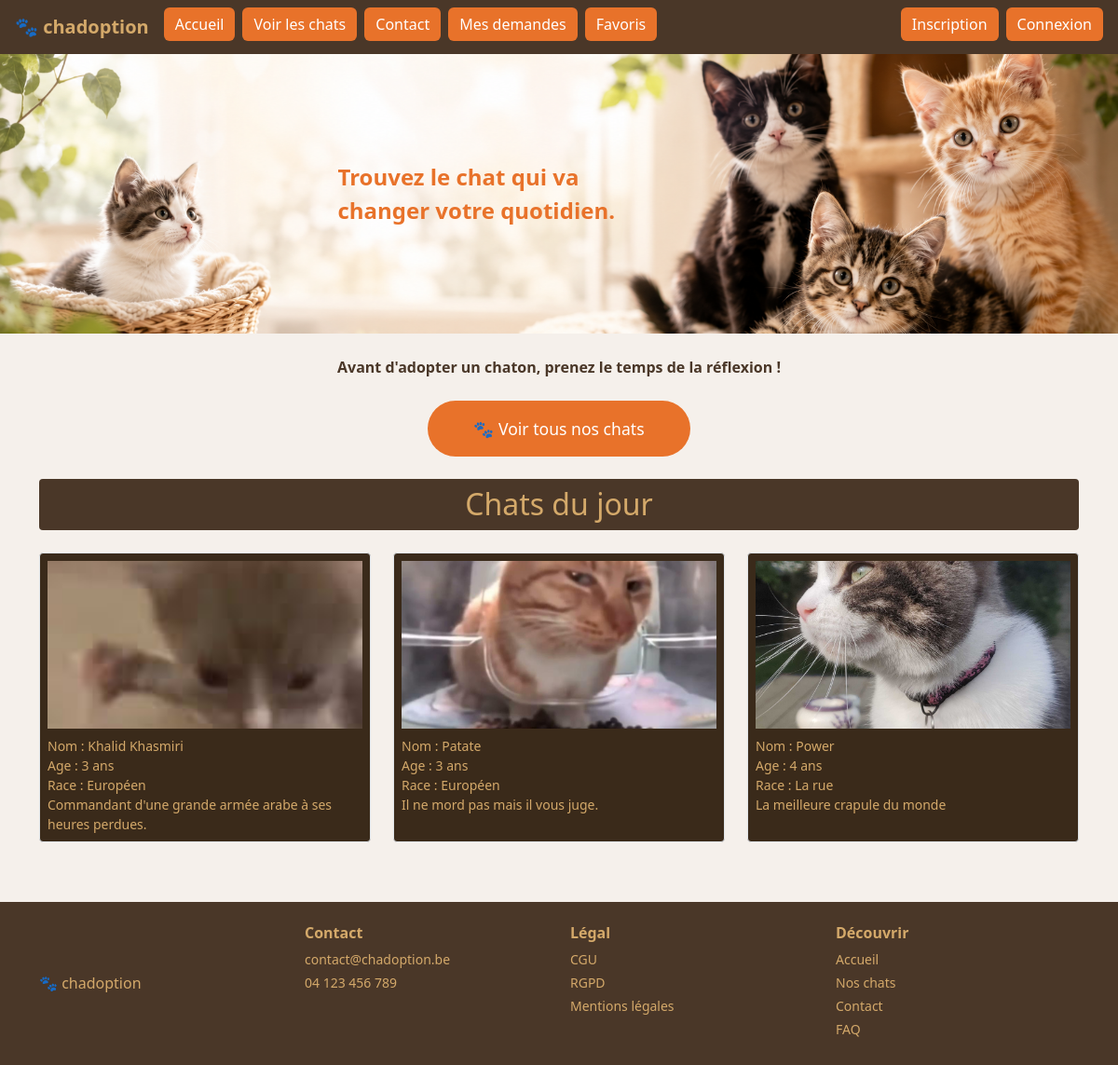
The page / on the database its author committed.
### tables this page shows
CREATE TABLE IF NOT EXISTS `chats` (
  `id` int NOT NULL AUTO_INCREMENT,
  `nom` varchar(100) NOT NULL,
  `age` int NOT NULL,
  `photo` varchar(255) NOT NULL,
  `race` varchar(100) DEFAULT NULL,
  `sexe` enum('male','femelle') NOT NULL,
  `description` text,
  `vaccine` tinyint(1) NOT NULL DEFAULT '0',
  `puce` tinyint(1) NOT NULL DEFAULT '0',
  `statut` enum('disponible','adopte') NOT NULL DEFAULT 'disponible',
  `date_arrivee` date DEFAULT NULL,
  `image` varchar(255) DEFAULT NULL,
  PRIMARY KEY (`id`)
);

### controllers/AccueilController.php (called while the page is built)
<?php
require_once __DIR__ . '/../config/db.php';
require_once ROOT_PATH . '/models/ChatModel.php';
$chats = getTroisChats($pdo);
require_once ROOT_PATH . '/public/views/accueil.php';

### models/chatModel.php (called while the page is built, shortened)
<?php
function getTroisChats($pdo) {
    $stmt = $pdo->prepare("SELECT * FROM chats WHERE statut = 'disponible' LIMIT 3");
    $stmt->execute();
    return $stmt->fetchAll();
}

### public/views/accueil.php (the view)
<?php require_once ROOT_PATH . '/public/includes/header.php'; ?>
<div style="position: relative;">
    <img src="<?= BASE_URL ?>images/banner.png" alt="banner" style="width:100%; height: 300px; object-fit: cover;">
    <div style="position: absolute; top: 50%; right: 45%; transform: translateY(-50%); color: #e8722a; font-size: 1.5rem; font-weight: bold; text-align: left;">
        Trouvez le chat qui va<br>changer votre quotidien.
    </div>
</div>
<div class="container my-4 text-center" style="color: #4a3728;">
    <p><strong>Avant d'adopter un chaton, prenez le temps de la réflexion !</strong></p>
</div>
<div class="text-center my-4">
    <a href="<?= BASE_URL ?>?url=chats" class="btn px-5 py-3" style="background-color: #e8722a; color: white; font-size: 1.1rem; border-radius: 50px;">
        🐾 Voir tous nos chats
    </a>
</div>
<div class="container my-4">
    <h2 class="text-center py-2 mb-4" style="background-color: #4a3728; color: #d4a96a; border-radius: 4px;">Chats du jour</h2>
    <div class="row align-items-stretch">
        <?php foreach($chats as $chat): ?>
        <div class="col-12 col-lg-4 mb-3 d-flex">
            <div href="<?= BASE_URL ?>?url=chats&id=<?= $chat['id'] ?>" class="border p-2" style="background-color: #3a2a1a; color: #d4a96a; border-radius: 4px; width: 100%;">
                <img src="<?= BASE_URL ?>images/<?= $chat['image'] ?>" style="width:100%; height: 180px; object-fit: cover;">
                <p class="mt-2 mb-0 small">Nom : <?= $chat['nom'] ?></p>
                <p class="mb-0 small">Age : <?= $chat['age'] ?> ans</p>
                <p class="mb-0 small">Race : <?= $chat['race'] ?></p>
                <p class="mb-0 small" style="overflow: hidden; display: -webkit-box; -webkit-line-clamp: 2; -webkit-box-orient: vertical;"><?= $chat['description'] ?></p>
            </div>
        </div>
        <?php endforeach; ?>
    </div>
</div>
<?php require_once ROOT_PATH . '/public/includes/footer.php'; ?>

### public/index.php (shortened to what this page needs)
<?php
require_once __DIR__ . '/../config/db.php';
$url = isset($_GET['url']) ? trim($_GET['url'], '/') : 'accueil';
switch ($url) {
    case 'accueil':
        require_once ROOT_PATH . '/controllers/AccueilController.php';
        break;
}

### public/includes/header.php (shortened to what this page needs)
<!DOCTYPE html>
<html lang="fr">
<head>
    <link href="https://cdn.jsdelivr.net/npm/bootstrap@5.3.0/dist/css/bootstrap.min.css" rel="stylesheet">
</head>
<body>
<nav class="navbar navbar-expand-lg">
    <div class="container-fluid px-3">
        <a class="navbar-brand" href="<?= BASE_URL ?>/index.php">🐾 chadoption</a>
        <div class="collapse navbar-collapse" id="navMenu">
            <div class="d-flex flex-column flex-lg-row align-items-center gap-2 w-100 mt-2 mt-lg-0">
                <a href="<?= BASE_URL ?>?url=accueil" class="btn btn-orange">Accueil</a>
                <a href="<?= BASE_URL ?>?url=chats" class="btn btn-orange">Voir les chats</a>
                <a href="<?= BASE_URL ?>?url=contact" class="btn btn-orange">Contact</a>
                <a href="<?= BASE_URL ?>?url=demandes" class="btn btn-orange">Mes demandes</a>
                <a href="<?= BASE_URL ?>?url=favoris" class="btn btn-orange">Favoris</a>
                <div class="ms-lg-auto d-flex flex-column flex-lg-row gap-2">
                <?php if (isset($_SESSION['user'])): ?>
                    <a href="<?= BASE_URL ?>?url=profil" class="btn btn-orange">Mon profil</a>
                    <a href="<?= BASE_URL ?>?url=deconnexion" class="btn btn-orange">Déconnexion</a>
                <?php else: ?>
                    <a href="<?= BASE_URL ?>?url=inscription" class="btn btn-orange">Inscription</a>
                    <a href="<?= BASE_URL ?>?url=connexion" class="btn btn-orange">Connexion</a>
                <?php endif; ?>
                </div>
            </div>
        </div>
</nav>

### public/includes/footer.php (shortened to what this page needs)
<footer style="background-color: #4a3728; color: #d4a96a;" class="py-4 mt-5">
    <div class="container">
        <div class="row">
            <div class="col-3 d-flex align-items-center">
                <span>🐾 chadoption</span>
            </div>
            <div class="col-3">
                <h6 class="fw-bold">Contact</h6>
                <p class="mb-1 small">contact@chadoption.be</p>
                <p class="mb-0 small">04 123 456 789</p>
            </div>
            <div class="col-3">
                <h6 class="fw-bold">Légal</h6>
                <p class="mb-1 small">CGU</p>
                <p class="mb-1 small">RGPD</p>
                <p class="mb-0 small">Mentions légales</p>
            </div>
            <div class="col-3">
                <h6 class="fw-bold">Découvrir</h6>
                <a href="<?= BASE_URL ?>?url=accueil" class="mb-1 small d-block" style="color: #d4a96a; text-decoration: none;">Accueil</a>
                <a href="<?= BASE_URL ?>?url=chats" class="mb-1 small d-block" style="color: #d4a96a; text-decoration: none;">Nos chats</a>
                <a href="<?= BASE_URL ?>?url=contact" class="mb-1 small d-block" style="color: #d4a96a; text-decoration: none;">Contact</a>
                <a href="<?= BASE_URL ?>?url=faq" class="mb-1 small d-block" style="color: #d4a96a; text-decoration: none;">FAQ</a>
            </div>
        </div>
    </div>
</footer>
</body>
</html>

### public/includes/header.php (style rules this page uses)
.navbar { background-color: #4a3728; }
.navbar-brand { color: #d4a96a !important; font-weight: bold; }
.btn-orange { background-color: #e8722a; color: white; border: none; margin-bottom: 6px; }
body { background-color: #f5f0eb; }

### rows shown on the page
chats: $chat['id'] 1 (drawn), image (picture), nom "Khalid Khasmiri", age "3", race "Européen", description "Commandant d'une grande armée arabe à ses heures perdues."
chats: image (picture), nom "Patate", age "3", race "Européen", description "Il ne mord pas mais il vous juge."
chats: image (picture), nom "Power", age "4", race "La rue", description "La meilleure crapule du monde"
